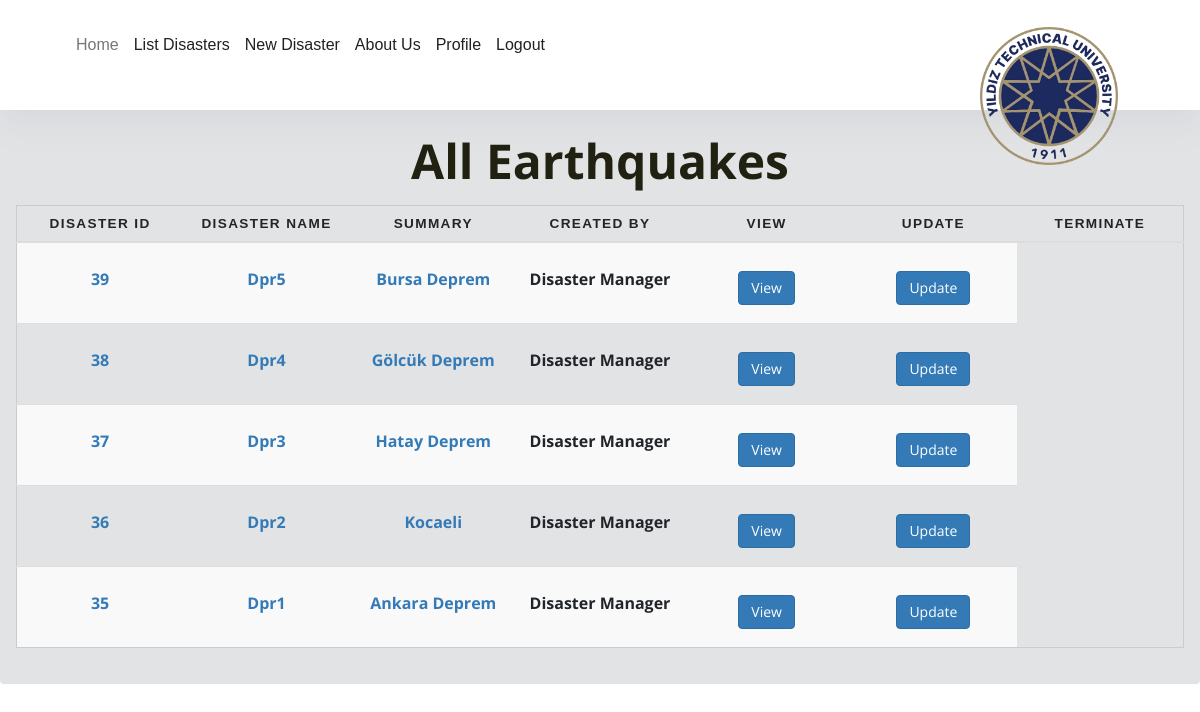
Screenshot of /projects/depremAllProject/ (signed in) with the database file from the repository.
### projects/models.py (models this page shows, shortened)
class Deprem(models.Model):
    user = models.ForeignKey('auth.User', verbose_name='creator', related_name='deprems', on_delete=models.SET_NULL, null=True)
    projectName = models.CharField(max_length=120, verbose_name='Disaster Name')
    summary = models.TextField(verbose_name='Summary')
    crtDate = models.DateTimeField('Creating Date', auto_now_add=True)
    MagnitudeEarthquake = models.FloatField(validators=[MinValueValidator(0.0), MaxValueValidator(9.9)],verbose_name='Magnitude of The Earthquake')
    EmergencyTime = models.CharField(max_length=20, choices=EmergyTime, verbose_name='Emergency Time', default=None)
    FocalDepth = models.FloatField(verbose_name='Focal Depth (km)')
    EmergencyLocation = models.CharField(max_length=20, choices=location, verbose_name='Emergency Location')
    BuildingCollapseRate = models.FloatField(validators=[MinValueValidator(1.0), MaxValueValidator(100.0)],verbose_name='Building Collapse Rate (%)')
    PotentialSecondaryDisasters = models.CharField(max_length=20, choices=YesNo, verbose_name='Potential of Secondary Disasters', default=None)
    PopulationDensity = models.FloatField(verbose_name='Population Density (n/km2)')
    WeatherCondition = models.CharField(max_length=20, choices=lessMuch, verbose_name='Weather Condition', default=None)
    BuildingDensityAccessibilityDisasterArea = models.CharField(max_length=20, choices=lessMuch, verbose_name='Building Density and Accessibility of the Disaster Area', default=None)
    PotentialHazardousMaterial = models.CharField(max_length=20, choices=lessMuch, verbose_name='Potential of Hazardous Material Arising from Debris', default=None)
    EmergencyResourceCompleteness = models.CharField(max_length=20, choices=lessMuch, verbose_name='Emergency Resource Completeness and Readiness Level', default=None)
    EmergencyResourceDuration = models.CharField(max_length=20, choices=lessMuch, verbose_name='Emergency Resource Arrival Duration', default=None)
    InitialResponseLevel = models.CharField(max_length=20, choices=lessMuch, verbose_name='Initial Response Level of Local Units', default=None)
    ConditionRoadTransportation = models.CharField(max_length=20, choices=lessMuch, verbose_name='Condition of Road Transportation Lines', default=None)
    ConditionAirTransportation = models.CharField(max_length=20, choices=lessMuch, verbose_name='Condition of Air Transportation Lines', default=None)
    ConditionRailwayTransportation = models.CharField(max_length=20, choices=lessMuch, verbose_name='Condition of Railway Transportation Lines', default=None)
    ConditionMaritimeTransportation = models.CharField(max_length=20, choices=lessMuch, verbose_name='Condition of Maritime Transportation Lines', default=None)
    ConditionHealthInfrastructure = models.CharField(max_length=20, choices=lessMuch, verbose_name='Condition of Health Infrastructure ', default=None)
    ConditionWaterSupplySewage = models.CharField(max_length=20, choices=lessMuch, verbose_name='Condition of Water Supply and Sewage Systems', default=None)
    ConditionCommunicationInfrastructure = models.CharField(max_length=20, choices=lessMuch, verbose_name='Condition of Communication Infrastructure', default=None)
    ConditionNaturalgas = models.CharField(max_length=20, choices=lessMuch, verbose_name='Condition of the Natural Gas', default=None)
    ConditionPowergrid = models.CharField(max_length=20, choices=lessMuch, verbose_name='Condition of the Power Grid', default=None)
    SufficiencyTemporaryResidential = models.CharField(max_length=20, choices=lessMuch, verbose_name='Sufficiency of Temporary Residential Area', default=None)
    CapacityWasteLandfills = models.CharField(max_length=20, choices=lessMuch, verbose_name='Capacity and Distance of Waste Landfills', default=None)
    responses = models.ForeignKey(ResponseCat,on_delete=models.CASCADE)
    terminate = models.BooleanField(verbose_name='terminate', default=False)

### projects/views.py (the view)
def depremAllProject(request):
    if request.user.is_authenticated:
        if request.user.groups.all()[0].name != 'New Member':
            prjs_list = Deprem.objects.order_by('-crtDate')
            return render(request, 'projects/depremAllPrj.html', {'prjDpr': prjs_list})
        else:
            return render(request, 'accounts/notPermission.html')
    else:
        return render(request, 'accounts/notLogin.html')

### templates/projects/depremAllPrj.html (shortened to what this page needs)
{% extends 'base.html' %}
{% block body %}
    <div style="max-width: 100%; height: auto" class="alert alert-secondary" role="alert">
        <h1 align="center"> All Earthquakes</h1>
          <form method="POST" enctype="multipart/form-data">
                <table class="table table-striped">
                    <thead>
                        <tr>
                            <th scope="col">Disaster ID</th>
                            <th scope="col">Disaster Name</th>
                            <th scope="col">Summary</th>
                            <th scope="col">Created By</th>
                            <th scope="col">View</th>
                            {% if user.groups.all.0.name == 'Disaster Manager' or user.groups.all.0.name == 'Disaster Specialist'  %}
                                <th scope="col">Update</th>
                                <th scope="col">Terminate</th>
                            {% endif %}
                        </tr>
                    </thead>
                    <tbody>
                    {% for project in prjDpr %}
                        <div class="row">
                            <div class="col-md-12 col-sm-6 col-xs-1">
                                <tr>
                                    <td data-label="Disaster ID"><h3><a href="{{ project.get_absolute_url }}">{{ project.id }}</a></h3></td>
                                    <td data-label="Disaster Name"><h3><a href="{{ project.get_absolute_url }}">{{ project.projectName }}</a></h3></td>
                                    <td data-label="Summary"><h3><a href="{{ project.get_absolute_url }}">{{ project.summary }}</a></h3></td>
                                    <td data-label="Created By"><h3><a>{{ project.user.groups.all.0.name }}</a></h3></td>
                                    <td data-label="View"><h3><a href="{%url 'projects:depremView' project.id%}" class="btn btn-primary" role="button">View</a></h3></td>
                                    {% if user.groups.all.0.name == 'Disaster Manager' or user.groups.all.0.name == 'Disaster Specialist'  %}
                                        <td data-label="Update"><h3><a href="{%url 'projects:depremUpdate' project.id%}" class="btn btn-primary" role="button">Update</a></h3></td>
                                    {% endif %}
                                </tr>
                            </div>
                        </div>
                    {% endfor %}
                    </tbody>
                </table>
          </form>
    </div>
{% endblock %}

### static/css/style.css (style rules this page uses)
body { font-family: "Open Sans", -apple-system, BlinkMacSystemFont, "Segoe UI", Roboto, "Helvetica Neue", Arial, "Noto Sans", sans-serif, "Apple Color Emoji", "Segoe UI Emoji", "Segoe UI Symbol", "Noto Color Emoji"; background-color: #fff; height: 200vh; position: relative; }
body:before { content: ""; position: absolute; top: 0; left: 0; right: 0; bottom: 0; background: rgba(0, 0, 0, 0.5); -webkit-transition: .3s all ease; -o-transition: .3s all ease; transition: .3s all ease; opacity: 0; visibility: hidden; z-index: 1; }
h1, h2, h3, h4, h5, h6, .h1, .h2, .h3, .h4, .h5, .h6 { font-family: "Open Sans", -apple-system, BlinkMacSystemFont, "Segoe UI", Roboto, "Helvetica Neue", Arial, "Noto Sans", sans-serif, "Apple Color Emoji", "Segoe UI Emoji", "Segoe UI Symbol", "Noto Color Emoji"; }
a { -webkit-transition: .3s all ease; -o-transition: .3s all ease; transition: .3s all ease; }
a, a:hover { text-decoration: none !important; }

### templates/base.html (style rules this page uses)
body { background-size: 100% 100%; font-family: "Open Sans", sans-serif; line-height: 1.25; height: auto; }
h3 { font-weight: bold; font-family: "Open Sans", sans-serif; font-size: medium; }
h1 { font-weight: bolder; font-family: "Open Sans", sans-serif; }
table { border: 1px solid #ccc; border-collapse: collapse; margin: 0; padding: 0; width: 100%; table-layout: fixed; }
table tr { padding: .35em; }
table th, table td { padding: .625em; text-align: center; }
table th { font-size: .85em; letter-spacing: .1em; text-transform: uppercase; }
body { font-family: 'Poppins', sans-serif; font-size: 16px; line-height: 24px; font-weight: 400; color: #212112; background-position: center; background-repeat: repeat; background-size: 7%; background-color: #fff; overflow-x: hidden; transition: all 200ms linear; }
h1 { font-size: 48px; line-height: 1.2; font-weight: 700; color: #212112; text-align: center; }

### rows the page displays
Deprem: id "39", projectName "Dpr5", summary "Bursa Deprem", user.groups.all.0.name "Disaster Manager"
Deprem: id "38", projectName "Dpr4", summary "Gölcük Deprem", user.groups.all.0.name "Disaster Manager"
Deprem: id "37", projectName "Dpr3", summary "Hatay Deprem", user.groups.all.0.name "Disaster Manager"
Deprem: id "36", projectName "Dpr2", summary "Kocaeli", user.groups.all.0.name "Disaster Manager"
Deprem: id "35", projectName "Dpr1", summary "Ankara Deprem", user.groups.all.0.name "Disaster Manager"
